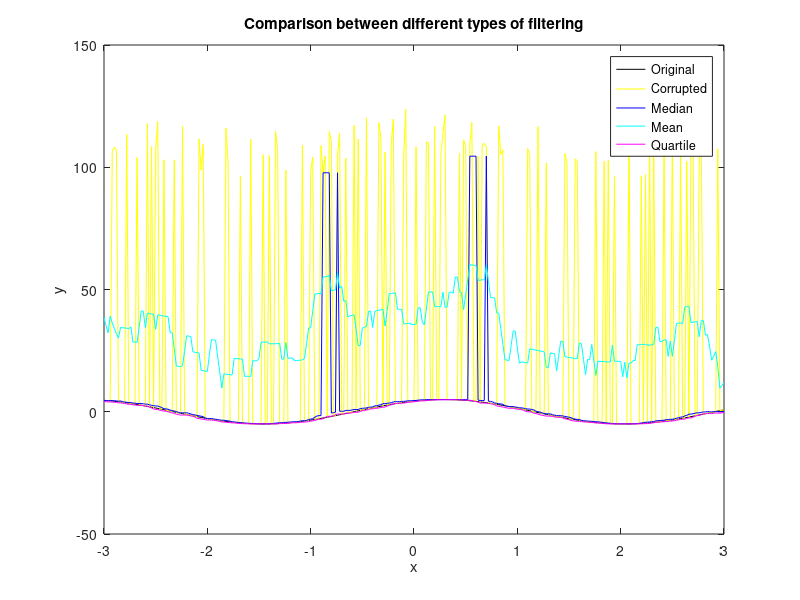

Recreate this plot in MATLAB.
clc;
clear;

% Initialization
x = -3:0.02:3;
y = 5*sin(1.8*x + pi/3);

plot(x, y, 'black');
hold on;

% Corrupted data:
f = 0.3; % Fraction to be corrupted (Change this to the amount of corruption you need)
z = y;
n = length(z);
n_corrupt = round(f*n);
corrupt_indices = randperm(n, n_corrupt);
z(corrupt_indices) = z(corrupt_indices) + (100 + 20*rand(1,n_corrupt));

plot(x, z, 'y');

% Median Filtering:
y_median = zeros(1,n);
for i = 1:n
    y_median(i) = median(z(max([1 i-8]):min([i+8 n])));
end

plot(x, y_median, 'b');

% Mean Filtering:
y_mean = zeros(1,n);
for i = 1:n
    y_mean(i) = mean(z(max([1 i-8]):min([i+8 n])));
end

plot(x, y_mean, 'c');

% Quartile Filtering:
y_q1 = zeros(1,n);
for i = 1:n
    y_q1(i) = quantile(z(max([1 i-8]):min([i+8 n])), 0.25);
end

plot(x, y_q1, 'm');

% Errors
e_corrupted = sum((z-y).^2)/sum(y.^2);
e_median = sum((y_median-y).^2)/sum(y.^2);
e_mean = sum((y_mean-y).^2)/sum(y.^2);
e_q1 = sum((y_q1-y).^2)/sum(y.^2);

legend("Original", "Corrupted", "Median", "Mean", "Quartile")
ylabel("y");
xlabel("x");
title("Comparison between different types of filtering");




